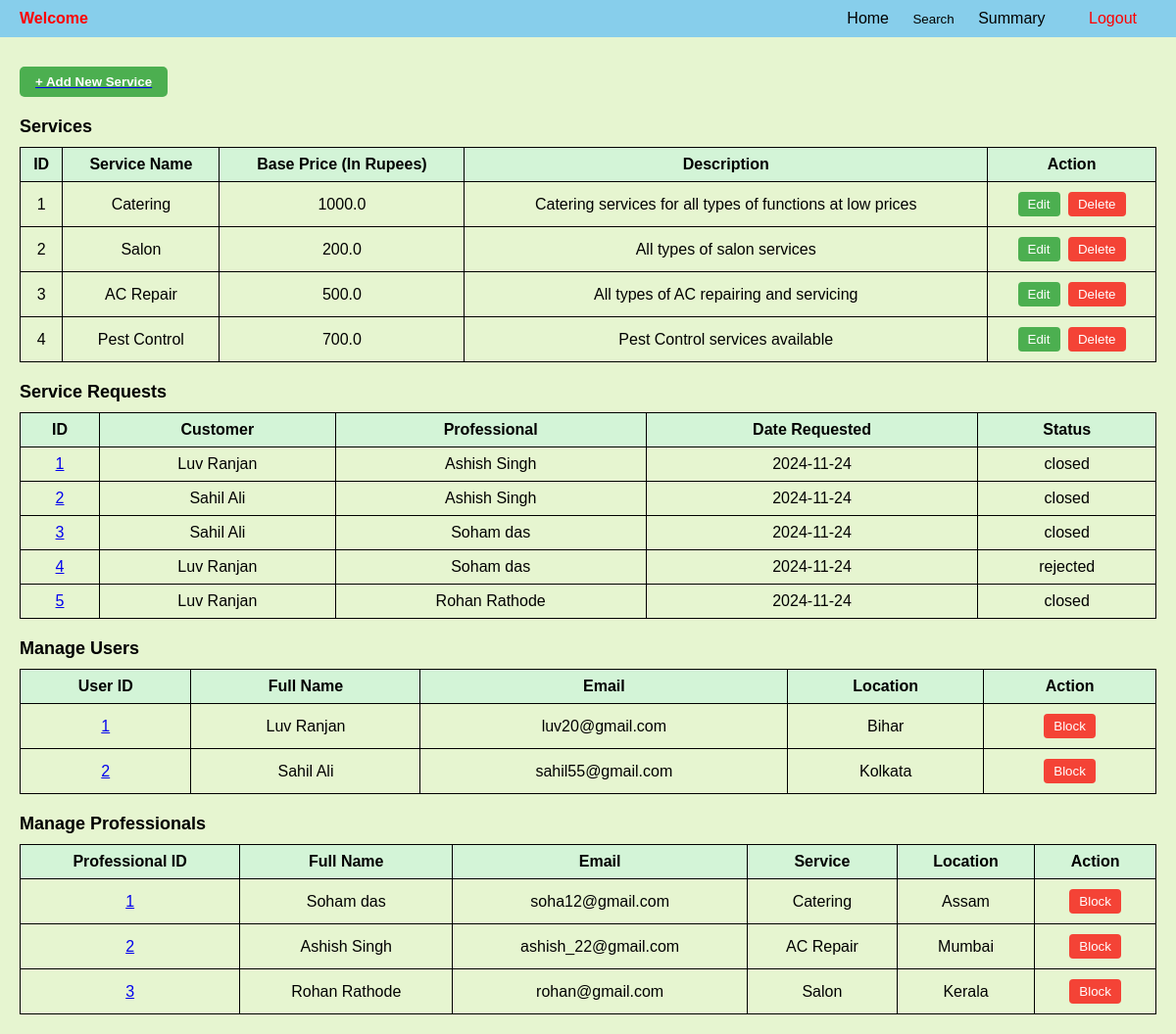
/admin, run on an earlier commit of the app's database.
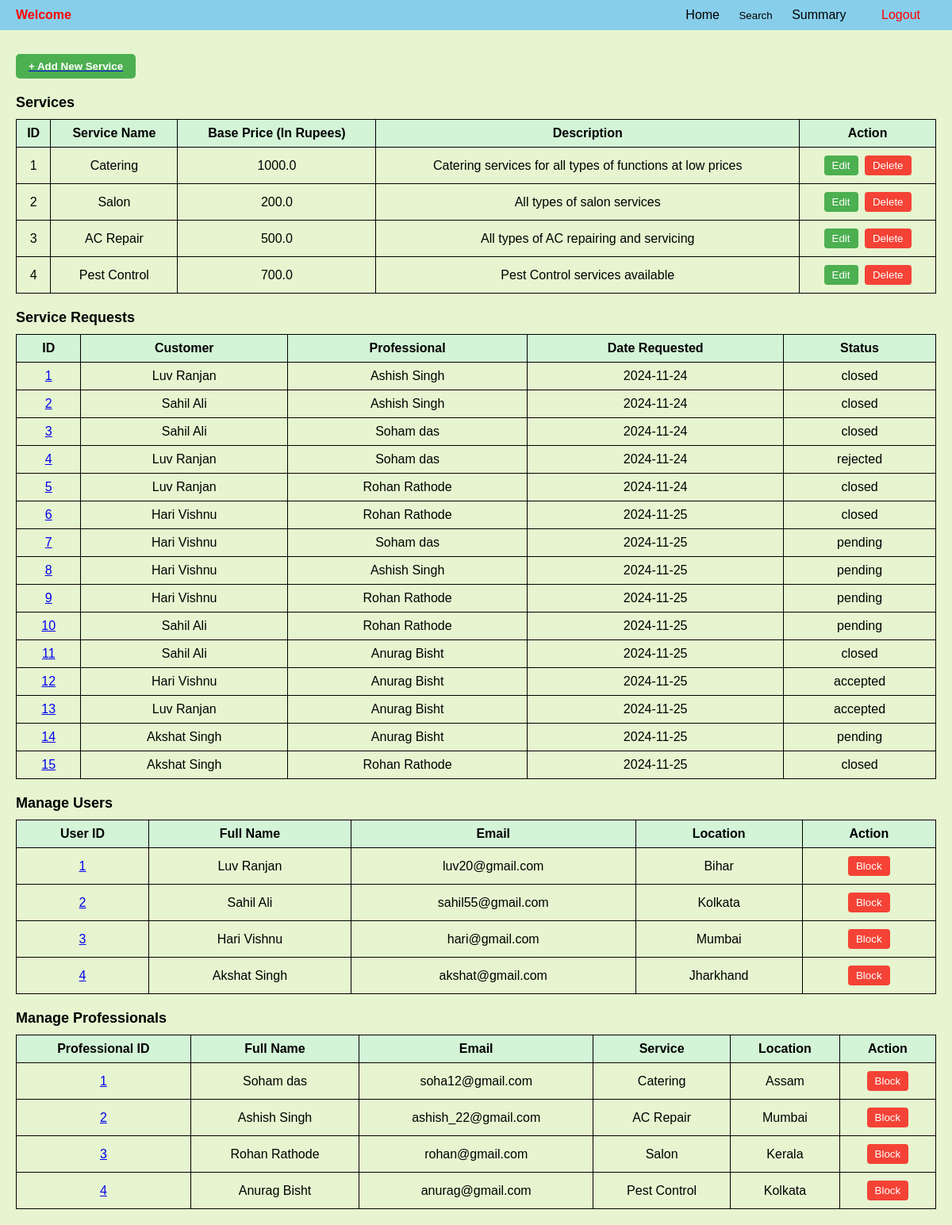
And on a later commit of the database.
### backend/models.py (models this page shows)
class Service(db.Model):
    __tablename__="service"
    id=db.Column(db.Integer,primary_key=True)
    name=db.Column(db.String,unique=True,nullable=False)
    baseprice=db.Column(db.Float, default=0.0)
    desc=db.Column(db.String,nullable=False)
    professionals=db.relationship('Prof_Info', back_populates='service',cascade='all,delete')

class Service_req(db.Model):
    __tablename__="service_req"
    id=db.Column(db.Integer,primary_key=True)
    service_id=db.Column(db.Integer, db.ForeignKey("service.id"),nullable=False)
    cust_id=db.Column(db.Integer, db.ForeignKey("user_info.id"),nullable=False)
    prof_id=db.Column(db.Integer, db.ForeignKey("prof_info.id"),nullable=False)
    date_of_req=db.Column(db.DateTime,nullable=False)
    date_of_comp=db.Column(db.DateTime,nullable=True)
    status=db.Column(db.String, nullable=False, default="Pending")
    remarks = db.Column(db.String, nullable=True)
    rating = db.Column(db.Integer, nullable=True)
    service = db.relationship("Service", backref="service_req")
    customer = db.relationship("User_Info", backref="service_req")
    professional = db.relationship("Prof_Info", backref="service_req")

class User_Info(db.Model):
    __tablename__="user_info"
    id=db.Column(db.Integer,primary_key=True)
    email=db.Column(db.String,unique=True,nullable=False)
    password=db.Column(db.String,nullable=False)
    role=db.Column(db.Integer,default=1)
    full_name=db.Column(db.String,nullable=False)
    location=db.Column(db.String,nullable=False)
    pin_code=db.Column(db.Integer,nullable=False)
    user_status=db.Column(db.String,default='approved')
    phone=db.Column(db.Integer,nullable=False, unique=True)

class Prof_Info(db.Model):
    __tablename__="prof_info"
    id=db.Column(db.Integer,primary_key=True)
    email=db.Column(db.String,unique=True,nullable=False)
    password=db.Column(db.String,nullable=False)
    role=db.Column(db.Integer,default=2)
    full_name=db.Column(db.String,nullable=False)
    service_name=db.Column(db.Integer, db.ForeignKey("service.id"), nullable=False)
    experience=db.Column(db.Integer,nullable=False)
    location=db.Column(db.String,nullable=False)
    pin_code=db.Column(db.Integer,nullable=False)
    prof_status=db.Column(db.String,default='requested')#requested,approved,rejected,blocked
    service=db.relationship("Service",back_populates="professionals")
    phone=db.Column(db.Integer,nullable=False, unique=True)

### backend/controllers.py (the view)
@app.route("/admin")
def admin_dashboard():
    services = Service.query.all()
    professionals = Prof_Info.query.all()
    users = User_Info.query.all()
    service_requests = Service_req.query.all()
    return render_template("admin_dash.html", services=services, professionals=professionals, users=users, service_requests=service_requests)

### templates/admin_dash.html (shortened to what this page needs)
{% extends "admin_layout.html" %}
{% block content %}
</head>
<body>
    <div class="container">
        <a href="/service" type="button">
            <button type="submit" class="btn-add">+ Add New Service</button>
        </a>
        <div class="section-title">Services</div>
        {% if services %}
        <table class="table">
             <tr>
                <th>ID</th>
                <th>Service Name</th>
                <th>Base Price (In Rupees)</th>
                <th>Description</th>
                <th>Action</th>
             </tr>
             {% for service in services %}
             <tr>
                <td>{{ service.id }}</td>
                <td>{{ service.name }}</td>
                <td>{{ service.baseprice }}</td>
                <td>{{ service.desc }}</td>
                <td class="action-buttons">
                    <a href="/edit_service/{{service.id}}" type="button"><button class="btn-edit">Edit</button></a>
                    <form action="{{ url_for('delete_service', id=service.id) }}" method="POST" style="display: inline;">
                        <button type="submit" class="btn-delete" onclick="return confirm('Are you sure you want to delete this service?');">Delete</button>
                    </form>
                </td>
             </tr>
            {% endfor %}
        </table>
        {% else %}
        <h3 class="center" style="text-align: center;">No services are available</h3>
        {% endif %}
        <div class="section-title">Service Requests</div>
        {% if service_requests %}
        <table class="table">
            <thead>
                <tr>
                    <th>ID</th>
                    <th>Customer</th>
                    <th>Professional</th>
                    <th>Date Requested</th>
                    <th>Status</th>
                </tr>
            </thead>
            <tbody>
                {% for request in service_requests %}
                <tr>
                    <td><a href="{{ url_for('service_request_details', id=request.id) }}">{{ request.id }}</a></td>
                    <td>{{ request.customer.full_name }}</td>
                    <td>{{ request.professional.full_name }}</td>
                    <td>{{ request.date_of_req.strftime('%Y-%m-%d') }}</td>
                    <td>{{ request.status }}</td>
                </tr>
                {% endfor %}
            </tbody>
        </table>
        {% else %}
        <h3 class="center" style="text-align: center;">No service requests have been made till now</h3>
        {% endif %}
        <div class="section-title">Manage Users</div>
        {% if users %}
        <table class="table">
            <tr>
                <th>User ID</th>
                <th>Full Name</th>
                <th>Email</th>
                <th>Location</th>
                <th>Action</th>
            </tr>
            {% for user_info in users %}
            <tr>
                <td><a href="{{ url_for('view_user_profile', id=user_info.id)}}">{{ user_info.id }}</a></td>
                <td>{{ user_info.full_name }}</td>
                <td>{{ user_info.email }}</td>
                <td>{{ user_info.location }}</td>
                <td class="action-buttons">
                    {% if user_info.user_status == 'approved' %}
                    <form action="{{url_for('block_user', id=user_info.id)}}" method="POST">
                        <button class="btn-block" onclick="return confirm('Are you sure you want to block this user?');">Block</button>
                    </form>
                    {% elif user_info.user_status == 'blocked' %}
                    <form action="{{url_for('unblock_user', id=user_info.id)}}" method="POST">
                        <button class="btn-block" onclick="return confirm('Are you sure you want to unblock this user?');">Unblock</button>
                    </form>
                     {% endif %}
                </td>
            </tr>
            {% endfor %}
        </table>
        {% else %}
        <h3 class="center" style="text-align: center;">No users are available</h3>
        {% endif %}
        <div class="section-title">Manage Professionals</div>
        {% if professionals %}
        <table class="table">
            <tr>
                <th>Professional ID</th>
                <th>Full Name</th>
                <th>Email</th>
                <th>Service</th>
                <th>Location</th>
                <th>Action</th>
            </tr>
            {% for prof_info in professionals %}
            <tr>
                <td><a href="/professional_profile/{{prof_info.id}}">{{ prof_info.id }}</a></td>
                <td>{{ prof_info.full_name }}</td>
                <td>{{ prof_info.email }}</td>
                <td>{{ prof_info.service.name }}</td>
                <td>{{ prof_info.location }}</td>
                <td class="action-buttons">
                    {% if prof_info.prof_status == 'approved' %}
                    <form action="{{url_for('block_professional', id=prof_info.id)}}" method="POST">
                        <button class="btn-block" onclick="return confirm('Are you sure you want to block this professional?');">Block</button>
                    </form>
                    {% elif prof_info.prof_status == 'requested' %}
                        <form action="{{url_for('approve_professional', id=prof_info.id)}}" method="POST"><button class="btn-approve">Approve</button></form>
                        <form action="{{url_for('delete_professional', id=prof_info.id)}}" method="POST"><button class="btn-delete">Delete</button></form>
                    {% endif %}
                </td>
            </tr>
            {% endfor %}
        </table>
        {% else %}
        <h3 class="center" style="text-align: center;">No professionals are available</h3>
        {% endif %}
    </div>
</body>
</html>
{% endblock %}

### templates/admin_layout.html (shortened to what this page needs)
<!DOCTYPE html>
<html lang="en">
<head>
</head>
<body>
    <div class="navbar">
        <span class="title">Welcome {{name}}</span>
        <div>
            <a href="/admin">Home</a>
            <form action="/search_professional" method="GET" style="display: inline;">
                <button type="submit" style="background: none; border: none; padding: 0; cursor: pointer; color: inherit;">Search</button>
            </form>
            <a href="{{ url_for('admin_summary') }}">Summary</a>
            <a href="/logout" id="logout">Logout</a>
        </div>
    </div>
    {%block content%}{%endblock%}
</body>
</html>

### templates/admin_layout.html (style rules this page uses)
body { font-family: Arial, sans-serif; margin: 0; padding: 0; background-color: #e6f5d0; }
.navbar { background-color: #87ceeb; overflow: hidden; display: flex; justify-content: space-between; align-items: center; padding: 10px 20px; }
.navbar .title { color: red; font-weight: bold; }
.navbar a { text-decoration: none; color: #000; padding: 14px 20px; transition: background-color 0.3s; }
.navbar #logout { color: red; }
.navbar form { display: inline; }

### templates/admin_dash.html (style rules this page uses)
.container { padding: 20px; }
.section-title { font-size: 18px; font-weight: bold; margin-top: 20px; }
.table { width: 100%; border-collapse: collapse; margin-top: 10px; }
.table th, .table td { border: 1px solid #000; padding: 8px; text-align: center; }
.table th { background-color: #d3f4d7; font-weight: bold; }
.action-buttons button { padding: 5px 10px; margin: 2px; border: none; border-radius: 4px; cursor: pointer; }
.btn-edit { background-color: #4CAF50; color: white; }
.btn-delete { background-color: #f44336; color: white; }
.btn-reject, .btn-block { background-color: #f44336; color: white; }
.btn-add { margin-top: 10px; padding: 8px 16px; background-color: #4CAF50; color: white; font-weight: bold; border: none; border-radius: 5px; cursor: pointer; display: block; }

What changed in the data, as far as the page shows it:
added Service_req: id "6", customer.full_name "Hari Vishnu", professional.full_name "Rohan Rathode", date_of_req "2024-11-25", status "closed"
added Service_req: id "7", customer.full_name "Hari Vishnu", professional.full_name "Soham das", date_of_req "2024-11-25", status "pending"
added Service_req: id "8", customer.full_name "Hari Vishnu", professional.full_name "Ashish Singh", date_of_req "2024-11-25", status "pending"
added Service_req: id "9", customer.full_name "Hari Vishnu", professional.full_name "Rohan Rathode", date_of_req "2024-11-25", status "pending"
added Service_req: id "10", customer.full_name "Sahil Ali", professional.full_name "Rohan Rathode", date_of_req "2024-11-25", status "pending"
added Service_req: id "11", customer.full_name "Sahil Ali", professional.full_name "Anurag Bisht", date_of_req "2024-11-25", status "closed"
added Service_req: id "12", customer.full_name "Hari Vishnu", professional.full_name "Anurag Bisht", date_of_req "2024-11-25", status "accepted"
added Service_req: id "13", customer.full_name "Luv Ranjan", professional.full_name "Anurag Bisht", date_of_req "2024-11-25", status "accepted"
added Service_req: id "14", customer.full_name "Akshat Singh", professional.full_name "Anurag Bisht", date_of_req "2024-11-25", status "pending"
added Service_req: id "15", customer.full_name "Akshat Singh", professional.full_name "Rohan Rathode", date_of_req "2024-11-25", status "closed"
added User_Info: id "3", full_name "Hari Vishnu", email "hari@gmail.com", location "Mumbai"
added User_Info: id "4", full_name "Akshat Singh", email "akshat@gmail.com", location "Jharkhand"
added Prof_Info: id "4", full_name "Anurag Bisht", email "anurag@gmail.com", service.name "Pest Control", location "Kolkata"
